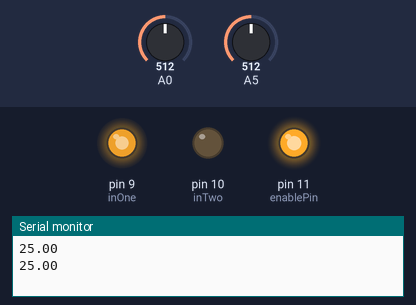
The sketch below on a simulated Arduino Uno, built with avr-gcc and run on an emulated ATmega328P. Shown: output pins drawn as LEDs (lit = HIGH), the last lines printed to the serial monitor. The test bench sets the inputs (shaded band); at power-on: A0 = 512, A5 = 512.

Above: at 1.8 s.
1.9 s: A0 set to 0
At 3.3 s:
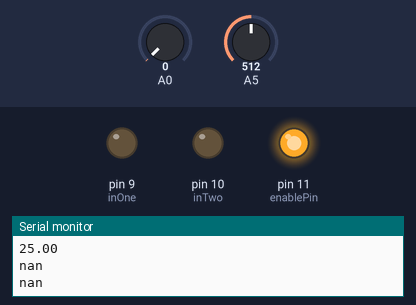
Timing chart, 0 to 4.9 s (numbered marks = the images above; inputs shaded):
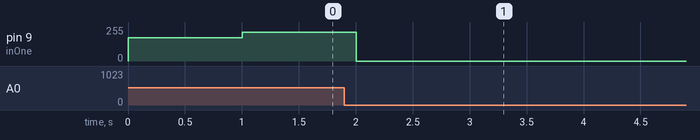

The sketch:

open_incubator.ino
```cpp
/* FamiLAB incubator V0.2: Now with cooling capability!
This project arose out of the need for a 37˚C incubator for E.coli culturing (Biohacking).
Additionally a peltier was used so that organisms that grow at lower temperature (20˚), could be cultured as well.
A L6203 heavyduty H-bridge was used to achieve the PWM switching, and also the switch the peltier from heating mode to cooling mode

PID code taken, with some modification, from "PID without a PhD" by Tim Wescott http://igor.chudov.com/manuals/Servo-Tuning/PID-without-a-PhD.pdf

TODO:
7-segment display output!
Verification of thermristor temp readings?

*/


//Define our variables
const int internalThermistor = 0; //Analog input attatched to the thermistor inside the incubator
const int externalThermistor = 1; //Analog input attatched to the thermistor sampling the ambient air temperature outside the box
const int inOne = 9; //Goes to logic input pin #1 for the L6203 H-bridge, if this is High and the inTwo is low, Out1 will source current and Out2 will sink it
const int inTwo = 10; //Goes to logic input pin #2 for the L6203 H-bridge, if this is High and the inOne is low, Out2 will source current and Out1 will sink it
const int enablePin = 11; //Goes to the enable pin, if this isn't brought high the chip won't do anything
double setPoint = 37; //Temperature setpoint, in degrees celcius
double error = 0;
double feedback = 0;
double tempReading = 0;
double tempReadingExternal = 0;
int sampleInverval = 1000; //Sampling interval in milliseconds


struct SPid {
double dState; // Last position input double
double iState; // Integrator state
double iMax;
double iMin;   // Maximum and minimum allowable integrator state
double pGain;  // proportional gain
double iGain;  // integral gain
double dGain;  // derivative gain

};

struct SPid thePID;

double UpdatePID(struct SPid *pid, double error, double position) {
double pTerm, dTerm, iTerm, feedback;
pTerm = pid->pGain * error;
// calculate the proportional term
// calculate the integral state with appropriate limiting
pid->iState += error;
if (pid->iState > pid->iMax) pid->iState = pid->iMax; else if (pid->iState < pid->iMin) pid->iState = pid->iMin;
iTerm = pid->iGain * pid->iState * double(sampleInverval/1000); // calculate the integral term
dTerm = pid->dGain * (position - pid->dState); pid->dState = position;

feedback = pTerm + iTerm - dTerm;
//Our analog write function only takes 0-255, so if the PID output is greater than 255 cap it.
if (feedback > 255) feedback = 255; if (feedback < -255) feedback = -255;

return feedback;

}

double thermistor_read(int RawADC) {
 double Temp;
 Temp = log(((10240000/RawADC) - 10000));
 Temp = 1 / (0.001129148 + (0.000234125 + (0.0000000876741 * Temp * Temp ))* Temp );
 Temp = Temp - 273.15;            // Convert Kelvin to Celcius
 return Temp;
}


void setup() {
 //Begin serial and initialize our data values for thePID struct.
 Serial.begin(9600);
 thePID.pGain = 15;
 thePID.iGain = 1.5;
 thePID.dGain = 1;
 thePID.iMax = 160;
 thePID.iMin = -160;
 pinMode(inOne,OUTPUT);
 pinMode(inTwo,OUTPUT);
 pinMode(enablePin,OUTPUT);
 digitalWrite(enablePin,HIGH);
 digitalWrite(inOne,LOW);
 digitalWrite(inTwo,LOW);


}

void loop() {
  //Internal Thermistor
  tempReading = thermistor_read(analogRead(0));
  tempReadingExternal = thermistor_read(analogRead(5));
  error = setPoint - tempReading;
  feedback = UpdatePID(&thePID,error,tempReading);
  //Serial.print("Interior Temp: ");
  Serial.println(tempReading);
  //Serial.print("Exterior Temp: ");
  //Serial.println(tempReadingExternal);
  //Serial.print("Feedback: ");
  //Serial.println(feedback);

  //If feedback is >= 0, then heat the box by PWM switching the peltier
  if (feedback >= 0)
  {
   analogWrite(inOne,feedback);
   analogWrite(inTwo,0);
  }
  else
  //If feedback is < 0, flip the current through the peltier so that its now cooling and PWM it the same way.
  {
   analogWrite(inOne,0);
   analogWrite(inTwo,-feedback);
  }


  delay(sampleInverval);

}
```
